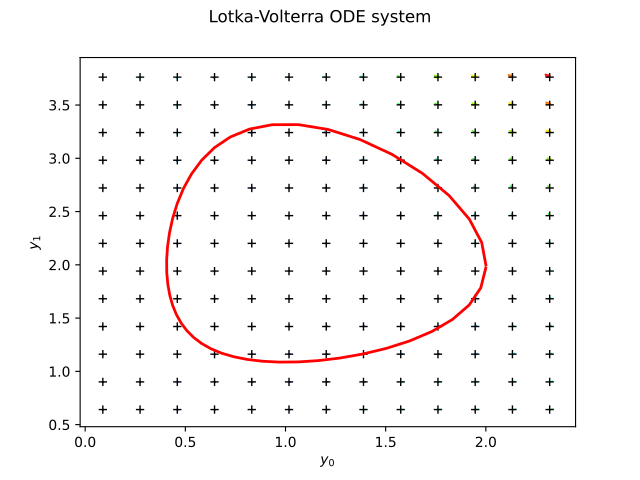

Python code for this plot:
import openturns as ot
from matplotlib import pyplot as plt
from openturns.viewer import View

def flow(X):
    Y0 = X[0]
    Y1 = X[1]
    t = X[2]
    dY0 = Y0 * (2.0 - Y1)
    dY1 = Y1 * (Y0 - 1.0)
    return [dY0, dY1]

f = ot.PythonFunction(3, 2, flow)
phi = ot.ParametricFunction(f, [2], [0.0])
solver = ot.Fehlberg(phi)

initialState = [2.0, 2.0]
nt = 47
dt = 0.1
timeGrid = ot.RegularGrid(0.0, dt, nt)
result = solver.solve(initialState, timeGrid)
xMin = result.getMin()
xMax = result.getMax()
delta = 0.2 * (xMax - xMin)
mesh = ot.IntervalMesher([12]*2).build(ot.Interval(xMin - delta, xMax + delta))
field = ot.Field(mesh, phi(mesh.getVertices()))
ot.ResourceMap.SetAsScalar("Field-ArrowScaling", 0.1)
graph = field.draw()
cloud = ot.Cloud(mesh.getVertices())
cloud.setColor("black")
graph.add(cloud)
curve = ot.Curve(result)
curve.setColor("red")
curve.setLineWidth(2)
graph.add(curve)
graph.setTitle("Lotka-Volterra ODE system")

fig = plt.figure()
ax = fig.add_subplot(111)
View(graph, figure=fig)
plt.xlabel(r'$y_0$')
plt.ylabel(r'$y_1$')
plt.grid()
